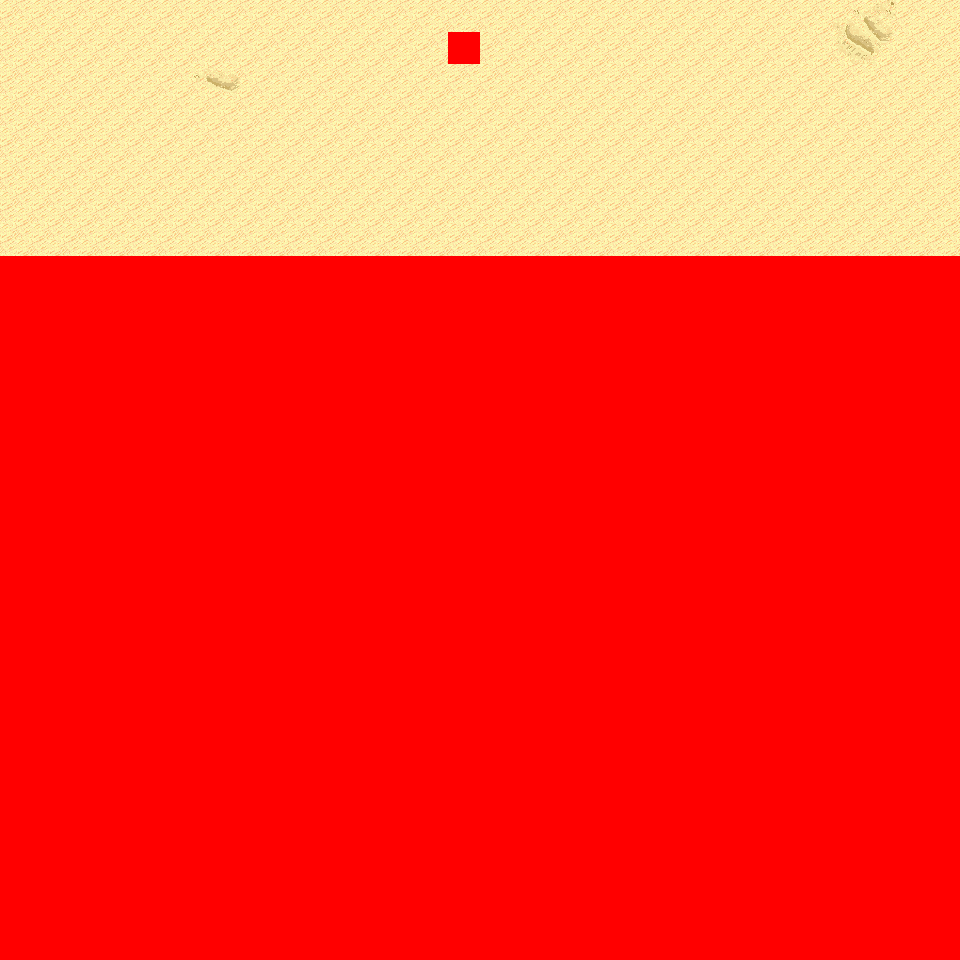

A 2D game scene composited from a Tiled map and its tileset images. What follows is a short description and the map's XML, with each tile layer's data collapsed to a summary:
An orthogonal 30x30 tile map with 32x32 px tiles, 6 tile layers (Ground, Object, Object2, Above, ...), 12 tilesets and 2 objects (2x mapchange).

<map version="1.0" orientation="orthogonal" renderorder="right-down" width="30" height="30" tilewidth="32" tileheight="32" nextobjectid="3">
  <tileset firstgid="1" name="tileset_logic_collision" tilewidth="32" tileheight="32" tilecount="1" columns="1">
    <image source="../drawable/tileset_logic_collision.png" width="32" height="32" />
  </tileset>
  <tileset firstgid="2" name="tileset_ground_ground" tilewidth="32" tileheight="32" tilecount="33" columns="3">
    <image source="../drawable/tileset_ground_ground.png" width="96" height="352" />
  </tileset>
  <tileset firstgid="35" name="tileset_ground_ridge_earth_pale" tilewidth="32" tileheight="32" tilecount="96" columns="12">
    <image source="../drawable/tileset_ground_ridge_earth_pale.png" width="384" height="256" />
  </tileset>
  <tileset firstgid="131" name="tileset_ground_ridge_earth_dark" tilewidth="32" tileheight="32" tilecount="96" columns="12">
    <image source="../drawable/tileset_ground_ridge_earth_dark.png" width="384" height="256" />
  </tileset>
  <tileset firstgid="227" name="tileset_terrain_desert" tilewidth="32" tileheight="32" tilecount="88" columns="8">
    <image source="../drawable/tileset_terrain_desert.png" width="256" height="352" />
  </tileset>
  <tileset firstgid="315" name="tileset_ground_sand_2" tilewidth="32" tileheight="32" tilecount="15" columns="5">
    <image source="../drawable/tileset_ground_sand_2.png" width="160" height="96" />
  </tileset>
  <tileset firstgid="330" name="tileset_plant_tree_evergreen" tilewidth="32" tileheight="32" tilecount="36" columns="3">
    <image source="../drawable/tileset_plant_tree_evergreen.png" width="96" height="384" />
  </tileset>
  <tileset firstgid="366" name="tileset_plant_cactus_2" tilewidth="32" tileheight="32" tilecount="10" columns="5">
    <image source="../drawable/tileset_plant_cactus_2.png" width="160" height="64" />
  </tileset>
  <tileset firstgid="376" name="tileset_plant_cactus" tilewidth="32" tileheight="32" tilecount="2" columns="1">
    <image source="../drawable/tileset_plant_cactus.png" width="32" height="64" />
  </tileset>
  <tileset firstgid="378" name="tileset_plant_bush_various_small" tilewidth="32" tileheight="32" tilecount="9" columns="3">
    <image source="../drawable/tileset_plant_bush_various_small.png" width="96" height="96" />
  </tileset>
  <tileset firstgid="387" name="tileset_plant_tree_tree_green" tilewidth="32" tileheight="32" tilecount="88" columns="8">
    <image source="../drawable/tileset_plant_tree_tree_green.png" width="256" height="352" />
  </tileset>
  <tileset firstgid="475" name="tileset_building_fence_fence_chunky" tilewidth="32" tileheight="32" tilecount="21" columns="3">
    <image source="../drawable/tileset_building_fence_fence_chunky.png" width="96" height="224" />
  </tileset>
  <layer name="Ground" width="30" height="30">
    <data>[900 cells, 240 non-empty, 8 distinct tile ids]</data>
  </layer>
  <layer name="Object" width="30" height="30">
    <data>[900 cells, 0 non-empty, 0 distinct tile ids]</data>
  </layer>
  <layer name="Object2" width="30" height="30">
    <data>[900 cells, 0 non-empty, 0 distinct tile ids]</data>
  </layer>
  <layer name="Above" width="30" height="30">
    <data>[900 cells, 0 non-empty, 0 distinct tile ids]</data>
  </layer>
  <layer name="Above2" width="30" height="30">
    <data>[900 cells, 0 non-empty, 0 distinct tile ids]</data>
  </layer>
  <layer name="Walkable" width="30" height="30">
    <data>[900 cells, 661 non-empty, 1 distinct tile ids]</data>
  </layer>
  <objectgroup name="MapEvents">
    <object id="1" name="north" type="mapchange" x="0" y="0" width="960" height="32">
      <properties>
        <property name="map" value="0_deniran_forest_n2_w_x0_y3" />
        <property name="place" value="south" />
      </properties>
    </object>
    <object id="2" name="east" type="mapchange" x="928" y="0" width="32" height="256">
      <properties>
        <property name="map" value="0_ados_mountain_n2_w2_x0_y4" />
        <property name="place" value="west" />
      </properties>
    </object>
  </objectgroup>
</map>
